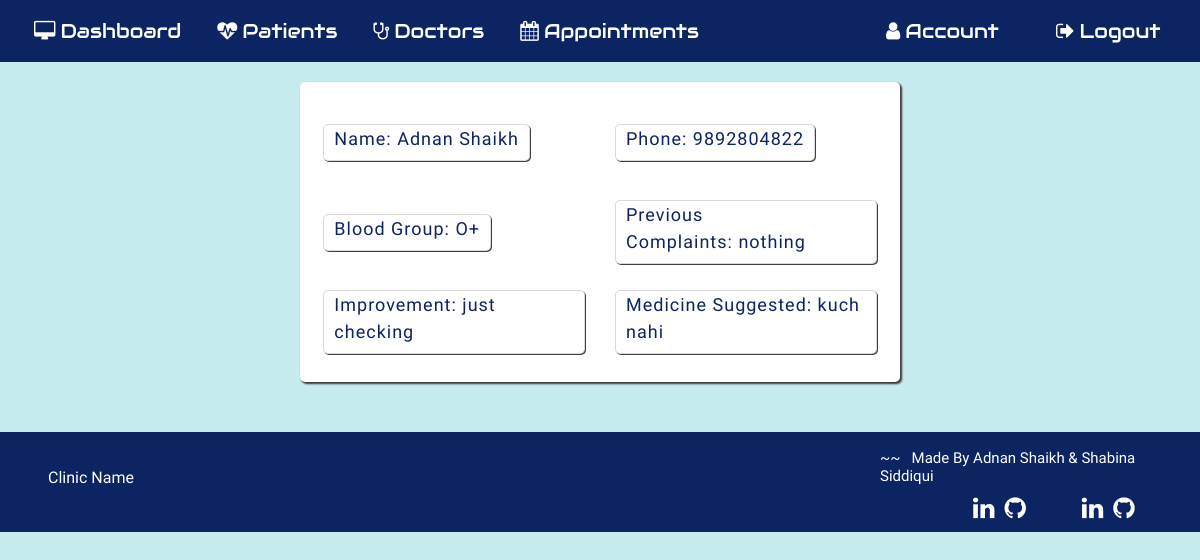
The app's page /viewapp/2 (signed in) with its own data.
### application/routes.py (models this page shows, shortened)
class Patient(db.Model):
  __tablename__ = 'Patient'
  id = db.Column(db.Integer, primary_key=True)
  pname = db.Column(db.String(20))
  age= db.Column(db.String(20))
  phone=db.Column(db.String(20))
  gender=db.Column(db.String(10))
  bgroup=db.Column(db.String(5))
  state=db.Column(db.String(15))
  address=db.Column(db.String(100))
  mstatus=db.Column(db.String(10))
  complaint=db.Column(db.String(5000))
  improvement=db.Column(db.String(5000))
  medicine_suggested=db.Column(db.String(5000))
  pat_image = db.Column(db.String(20), nullable=False, default='default.jpg')

### application/routes.py (the view)
@app.route('/viewapp/<id>',methods=['POST','GET'])
def viewapp(id):
  if 'username' in session:
    pat=Patient.query.filter_by(id=id).first()
    pname=pat.pname
    page= request.args.get('page', 1, type=int)
    appointment= Appointments.query.filter_by(pname=pname).order_by(Appointments.date).paginate(page=page, per_page=15)
    if request.method=='GET':
      return render_template('viewapp.html',appointment=appointment, pat=pat)
    return render_template('viewapp.html',appointment=appointment, pat=pat, app=app)

### application/templates/viewapp.html (shortened to what this page needs)
{% extends 'layout.html' %}{% include 'includes/nav.html' %} {% block content%}
<section id="viewapp">
    <div class="outer-container">
        <div class="container-view">
            <form action="" method="GET">
                <div class="row row-view">
                    <div class="col-5 col-view">
                        <div class="inner-col">
                            <label for="">Name:&nbsp;{{ pat.pname }}</label>
                        </div>
                    </div>
                    <div class="col-5 col-view">
                        <div class="inner-col">
                            <label for="">Phone:&nbsp;{{pat.phone}}</label>
                        </div>
                    </div>
                </div>
                <div class="row row-view">
                    <div class="col-5 col-view">
                        <div class="inner-col">
                            <label for="">Blood Group:&nbsp;{{ pat.bgroup }}</label>
                        </div>
                    </div>
                    <div class="col-5 col-view">
                        <div class="inner-col">
                            <label for="">Previous Complaints:&nbsp;{{pat.complaint}}</label>
                        </div>
                    </div>
                </div>
                <div class="row row-view">
                    <div class="col-5 col-view">
                        <div class="inner-col">
                            <label for="">Improvement:&nbsp;{{ pat.improvement }}</label>
                        </div>
                    </div>
                    <div class="col-5 col-view">
                        <div class="inner-col">
                            <label for="">Medicine Suggested:&nbsp;{{pat.medicine_suggested}}</label
              >
            </div>
          </div>
        </div>
      </form>
    </div>
  </div>
</section>
{% include "includes/footer.html" %} {% endblock content%}

### application/static/patrcd.css (style rules this page uses)
body { counter-reset: Serial; }

### application/static/viewapp.css (style rules this page uses)
#viewapp { display: flex; flex-direction: row; justify-content: center; }
.outer-container { height: 100vh; }
.container-view { margin-top: 20px; height: 300px; width: 600px; display: flex; flex-direction: column; align-items: center; justify-content: center; background: white; border-radius: 5px; box-shadow: 2px 2px 2px rgb(68, 64, 64), 1px 1px 2px rgb(68, 64, 64); }
.row-view { height: 90px; width: 700px; display: flex; flex-direction: row; justify-content: center; }
.col-5 { display: flex; align-items: center; font-size: 18px; letter-spacing: 1px; color: #0c2461; }
.inner-col { padding: 0 10px; box-shadow: 1px 1px rgb(68, 64, 64); border-radius: 5px; border: 1px solid rgba(68, 64, 64, 0.2); }

### application/static/appointment.css (style rules this page uses)
.outer-container { height: 100%; display: flex; flex-direction: column; justify-content: space-around; align-items: center; }

### application/static/commonstyle.css (style rules this page uses)
label { color: #0c2461; }
body { background: #c7ecee; width: 100vw; background-size: cover; background-position: center; font-family: "Dosis", sans-serif; }

### records on screen
Patient: pname "Adnan Shaikh", phone "9892804822", bgroup "O+", complaint "nothing", improvement "just checking", medicine_suggested "kuch nahi"
